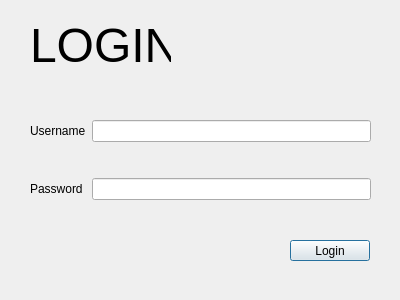
<?xml version="1.0" encoding="UTF-8"?>
<ui version="4.0">
 <class>Login</class>
 <widget class="QDialog" name="Login">
  <property name="geometry">
   <rect>
    <x>0</x>
    <y>0</y>
    <width>400</width>
    <height>300</height>
   </rect>
  </property>
  <property name="windowTitle">
   <string>Login</string>
  </property>
  <widget class="QWidget" name="gridLayoutWidget">
   <property name="geometry">
    <rect>
     <x>30</x>
     <y>90</y>
     <width>341</width>
     <height>141</height>
    </rect>
   </property>
   <layout class="QGridLayout" name="gridLayout">
    <item row="0" column="0">
     <widget class="QLabel" name="label">
      <property name="text">
       <string>Username</string>
      </property>
     </widget>
    </item>
    <item row="1" column="0">
     <widget class="QLabel" name="label_2">
      <property name="text">
       <string>Password</string>
      </property>
     </widget>
    </item>
    <item row="0" column="1">
     <widget class="QLineEdit" name="userField"/>
    </item>
    <item row="1" column="1">
     <widget class="QLineEdit" name="passField">
      <property name="echoMode">
       <enum>QLineEdit::Password</enum>
      </property>
     </widget>
    </item>
   </layout>
  </widget>
  <widget class="QPushButton" name="login">
   <property name="geometry">
    <rect>
     <x>290</x>
     <y>240</y>
     <width>80</width>
     <height>21</height>
    </rect>
   </property>
   <property name="text">
    <string>Login</string>
   </property>
  </widget>
  <widget class="QLabel" name="label_3">
   <property name="geometry">
    <rect>
     <x>30</x>
     <y>20</y>
     <width>141</width>
     <height>51</height>
    </rect>
   </property>
   <property name="font">
    <font>
     <pointsize>36</pointsize>
    </font>
   </property>
   <property name="text">
    <string>LOGIN</string>
   </property>
  </widget>
 </widget>
 <resources/>
 <connections/>
</ui>
